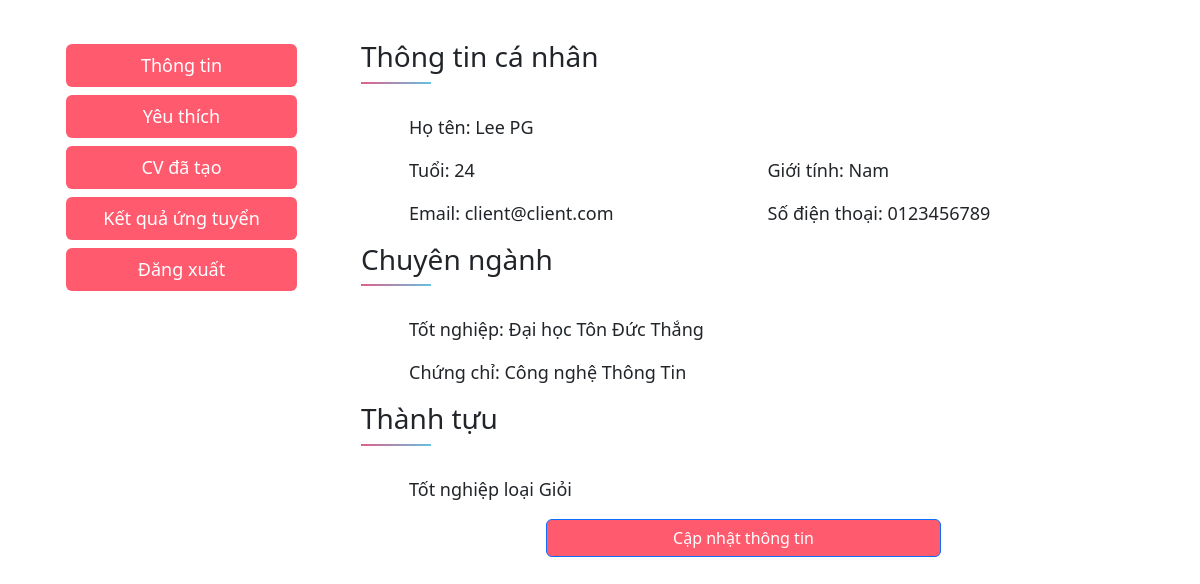
The page /source/user.php (signed in) on the database its author committed.
### tables this page shows
CREATE TABLE `client` (
  `USER_ID` int(11) NOT NULL,
  `USER_NAME` varchar(100) DEFAULT NULL,
  `USER_AGE` int(11) DEFAULT NULL,
  `USER_GENDER` varchar(10) DEFAULT NULL,
  `USER_EMAIL` varchar(100) NOT NULL,
  `USER_PHONE` varchar(10) DEFAULT NULL,
  `USER_CER` varchar(300) DEFAULT NULL,
  `USER_EDU` varchar(300) DEFAULT NULL,
  `USER_ACH` varchar(300) DEFAULT NULL,
  `ACC_ID` int(11) NOT NULL
);

### source/user.php (the view, shortened to what this page needs)
<html lang="en">
<head>
    <link href="https://cdn.jsdelivr.net/npm/bootstrap@5.2.2/dist/css/bootstrap.min.css" rel="stylesheet">
    <link rel="stylesheet" href="user.css">
</head>
<body>
    <div class="d-flex align-items-start mt-3 container">
        <div class="nav flex-column nav-pills me-3 col-3 p-4" id="user-nav-tab" role="tablist" aria-orientation="vertical">
            <button href="#user-profile-section" class="nav-link my-1 active" id="user-profile-label" data-bs-toggle="pill" data-bs-target="#user-profile-section" type="button" role="tab" aria-controls="user-profile-section" aria-selected="true">Thông tin</button>
            <button href="#user-fav-section" class="nav-link my-1" id="user-fav-label" data-bs-toggle="pill" data-bs-target="#user-fav-section" type="button" role="tab" aria-controls="user-fav-section" aria-selected="false">Yêu thích</button>
            <button href="#user-cv-section" class="nav-link my-1" id="user-cv-label" data-bs-toggle="pill" data-bs-target="#user-cv-section" type="button" role="tab" aria-controls="user-cv-section" aria-selected="false">CV đã tạo</button>
            <button href="#user-result-section" class="nav-link my-1" id="user-result-label" data-bs-toggle="pill" data-bs-target="#user-result-section" type="button" role="tab" aria-controls="user-result-section" aria-selected="false">Kết quả ứng tuyển</button>
            <button href="#user-log-out-section" class="nav-link my-1" id="user-log-out-label" data-bs-toggle="pill" data-bs-target="#user-log-out-section" type="button" role="tab" aria-controls="user-log-out-section" aria-selected="false">Đăng xuất</button>
        </div>
        <div class="tab-content col-9 p-4" id="user-content">
            <div class="tab-pane fade show active row" id="user-profile-section" role="tabpanel" aria-labelledby="user-profile-label" tabindex="0">
                <div>
                    <?php
                        require_once('connection.php');
                        $stm = $dbCon->prepare('SELECT * FROM client WHERE ACC_ID = ?');
                        $stm->execute(array($_SESSION['login']));
                        $row = $stm->fetch(PDO::FETCH_ASSOC);
                    ?>
                    <h3 class="p-0">Thông tin cá nhân</h3>
                    <div class="block"></div>
                    <div class="mx-5">
                        <p> Họ tên: <?php echo $row['USER_NAME']; ?></p>
                        <div class="row">
                            <p class="col-6"> Tuổi: <?php echo $row['USER_AGE']; ?></p>
                            <p class="col-6"> Giới tính: <?php echo $row['USER_GENDER']; ?></p>
                        </div>
                        <div class="row">
                            <p class="col-6"> Email: <?php echo $row['USER_EMAIL']; ?></p>
                            <p class="col-6"> Số điện thoại: <?php echo $row['USER_PHONE']; ?></p>
                        </div>
                    </div>
                </div>
                <div>
                    <h3 class="p-0">Chuyên ngành</h3>
                    <div class="block"></div>
                    <div class="mx-5">
                        <p>Tốt nghiệp: <?php echo $row['USER_EDU']; ?> </p>
                        <p>Chứng chỉ: <?php echo $row['USER_CER']; ?></p>
                    </div>
                </div>
                <div>
                    <h3 class="p-0">Thành tựu</h3>
                    <div class="block"></div>
                    <div class="mx-5">
                    <?php echo $row['USER_ACH']; ?>
                    </div>
                </div>
                <div class="row justify-content-center my-3">
                    <button type="button" class="btn btn-primary red-btn col-6" data-bs-toggle="modal" data-bs-target="#exampleModal" data-bs-whatever="@mdo">Cập nhật thông tin</button>
                </div>
            </div>
        </div>
    </div>
</body>
</html>

### source/user.css (style rules this page uses)
html { scroll-behavior: smooth; }
* { margin: 0; padding: 0; }
body { width: auto; height: auto; font-size: 18px; font-family: "Noto Sans"; }
.block { width: 70px; height: 2px; background: #e55d87; background: -moz-linear-gradient(-45deg, #e55d87 0%, #5fc3e4 100%); background: -webkit-linear-gradient(-45deg, #e55d87 0%, #5fc3e4 100%); background: linear-gradient(135deg, #e55d87 0%, #5fc3e4 100%); margin-bottom: 30px; }
.nav-link { background: #ff5a6e !important; color: white; }
.red-btn { background: #ff5a6e !important; }

### rows shown on the page
client: USER_NAME "Lee PG", USER_AGE "24", USER_GENDER "Nam", USER_EMAIL "client@client.com", USER_PHONE "0123456789", USER_EDU "Đại học Tôn Đức Thắng", USER_CER "Công nghệ Thông Tin", USER_ACH "Tốt nghiệp loại Giỏi"
